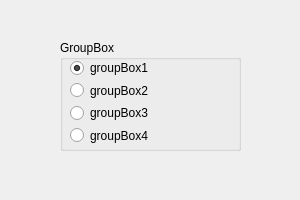
<?xml version="1.0" encoding="UTF-8"?>
<ui version="4.0">
 <class>Dialog</class>
 <widget class="QDialog" name="Dialog">
  <property name="geometry">
   <rect>
    <x>0</x>
    <y>0</y>
    <width>300</width>
    <height>200</height>
   </rect>
  </property>
  <property name="windowTitle">
   <string>Dialog</string>
  </property>
  <widget class="QWidget" name="gridLayoutWidget">
   <property name="geometry">
    <rect>
     <x>60</x>
     <y>40</y>
     <width>181</width>
     <height>111</height>
    </rect>
   </property>
   <layout class="QGridLayout" name="gridLayout">
    <item row="0" column="0">
     <widget class="QGroupBox" name="groupBox">
      <property name="title">
       <string>GroupBox</string>
      </property>
      <widget class="QWidget" name="gridLayoutWidget_2">
       <property name="geometry">
        <rect>
         <x>10</x>
         <y>20</y>
         <width>161</width>
         <height>84</height>
        </rect>
       </property>
       <layout class="QGridLayout" name="gridLayout_2">
        <item row="2" column="0">
         <widget class="QRadioButton" name="groupBox_rad2">
          <property name="text">
           <string>groupBox2</string>
          </property>
         </widget>
        </item>
        <item row="3" column="0">
         <widget class="QRadioButton" name="groupBox_rad3">
          <property name="text">
           <string>groupBox3</string>
          </property>
         </widget>
        </item>
        <item row="4" column="0">
         <widget class="QRadioButton" name="groupBox_rad4">
          <property name="text">
           <string>groupBox4</string>
          </property>
         </widget>
        </item>
        <item row="1" column="0">
         <widget class="QRadioButton" name="groupBox_rad1">
          <property name="text">
           <string>groupBox1</string>
          </property>
          <property name="checked">
           <bool>true</bool>
          </property>
         </widget>
        </item>
       </layout>
      </widget>
     </widget>
    </item>
   </layout>
  </widget>
 </widget>
 <resources/>
 <connections/>
</ui>
